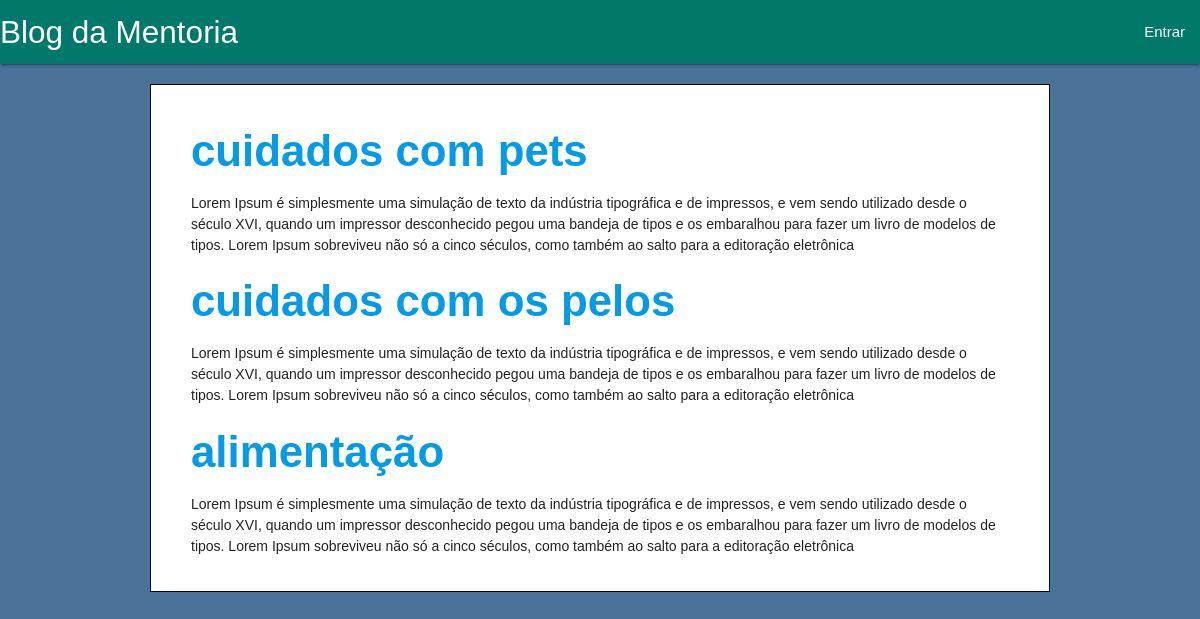
The page / on the database its author committed.
### tables this page shows
CREATE TABLE `post` (
  `id` int(11) NOT NULL,
  `id_author` int(11) NOT NULL,
  `post_conteudo` varchar(700) NOT NULL,
  `id_visibilidade` int(11) NOT NULL,
  `post_data` datetime NOT NULL DEFAULT current_timestamp(),
  `post_titulo` varchar(30) NOT NULL,
  `imagem` varchar(100) DEFAULT NULL,
  `url_post` varchar(100) NOT NULL,
  `post_senha` varchar(50) DEFAULT NULL,
  `status` tinyint(1) DEFAULT NULL,
  `post_modificacao` datetime NOT NULL DEFAULT current_timestamp() ON UPDATE current_timestamp()
);

### src/DAO/PostDAO.php (called while the page is built, shortened)
<?php
class PostDAO{
    private $mysql;
    public function __construct(mysqli $mysql){
        $this->mysql = $mysql;
    }
    public function exibeTodos(): array{
        $resultado = $this->mysql->query('SELECT id, id_author, post_conteudo, id_visibilidade, post_titulo, imagem, url_post FROM post');
        $posts = $resultado->fetch_all(MYSQLI_ASSOC);
        return $posts;
    }
}
?>

### index.php (the view, shortened to what this page needs)
<?php
require 'config.php';
require 'src/DAO/PostDAO.php';
require 'Autentica.php';
$obj_post = new PostDAO($mysql);
$posts = $obj_post->exibeTodos();
   ?>
<!DOCTYPE html>
<html lang="pt-br">
<head>
    <link rel="stylesheet" type="text/css" href="src/css/style.css">
    <link type="text/css" rel="stylesheet" href="src/css/materialize.css"/>
</head>
  <nav class=" teal darken-2">
       <div class="nav-wrapper">
         <a href="index.php" class="brand-logo">Blog da Mentoria</a>
          <ul id="nav-mobile" class="right hide-on-med-and-down">
            <?php if(!isset($id_usuarioAuten) && !isset($emailAuten)){ ?>
                     <li><a href="src/Views/Tlogin.php">Entrar</a></li>
                     <?php  } ?>
                    </ul>
       </div>
     </nav>
     <body>
    <div id="container">
    <?php foreach($posts as $post) : ?>
        <h3>
            <a href="src/Views/TPost.php?id=<?php echo $post['id']; ?>">
          <b> <?php echo $post['post_titulo']; ?></b>
            </a>
        </h3>
        <p>
            <?php echo nl2br($post['post_conteudo']); ?>
        </p>
        <?php endforeach; ?>
    </div>
</body>
</html>

### src/css/style.css (style rules this page uses)
body { background-color: #4B7399; font-family: Verdana, Helvetica, Arial; font-size: 14px; }
#container { width: 75%; margin: 0 auto; background-color: #FFF; padding: 20px 40px; border: solid 1px black; margin-top: 20px; }
a { text-decoration: none; }
ul { list-style-type: none; padding: 0; }

### rows shown on the page
post: post_titulo "cuidados com pets", post_conteudo "Lorem Ipsum é simplesmente uma simulação de texto da indústria tipográfica e de impressos, e vem sendo utilizado desde o século XVI, quando um impressor desconhecido pegou uma bandeja de tipos e os embaralhou para fazer um livro de modelos de tipos. Lorem Ipsum sobreviveu não só a cinco séculos, como também ao salto para a editoração eletrônica"
post: post_titulo "cuidados com os pelos", post_conteudo "Lorem Ipsum é simplesmente uma simulação de texto da indústria tipográfica e de impressos, e vem sendo utilizado desde o século XVI, quando um impressor desconhecido pegou uma bandeja de tipos e os embaralhou para fazer um livro de modelos de tipos. Lorem Ipsum sobreviveu não só a cinco séculos, como também ao salto para a editoração eletrônica"
post: post_titulo "alimentação", post_conteudo "Lorem Ipsum é simplesmente uma simulação de texto da indústria tipográfica e de impressos, e vem sendo utilizado desde o século XVI, quando um impressor desconhecido pegou uma bandeja de tipos e os embaralhou para fazer um livro de modelos de tipos. Lorem Ipsum sobreviveu não só a cinco séculos, como também ao salto para a editoração eletrônica"
